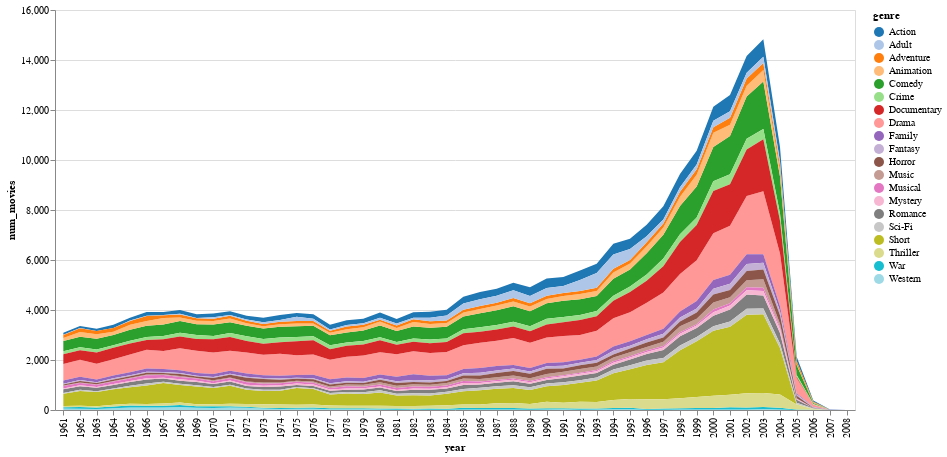

The code cell stored with this chart in its notebook:
### Code cell
import altair as alt
from vega_datasets import data

alt.Chart(genre_movie_count).mark_area().encode(
    alt.X('year:N'),
    alt.Y('num_movies:Q'),
    alt.Color('genre')
).properties(
    width=800,
    height=400
).configure_range(
    category={'scheme': 'category20'}
)

### Figure 1 — Vega-Lite specification as saved in the notebook (floating-point values rounded to 4 significant figures; data arrays with more than 128 entries replaced by an {"elided": "..."} marker saying what was removed)
{"config": {"view": {"continuousWidth": 400, "continuousHeight": 300}, "range": {"category": {"scheme": "category20"}}}, "data": {"name": "data-94656fe9720707dca6142cad392b67e1"}, "mark": "area", "encoding": {"color": {"field": "genre", "type": "nominal"}, "x": {"field": "year", "type": "nominal"}, "y": {"field": "num_movies", "type": "quantitative"}}, "height": 400, "width": 800, "$schema": "https://vega.github.io/schema/vega-lite/v4.17.0.json", "datasets": {"data-94656fe9720707dca6142cad392b67e1": {"elided": "928 records"}}}
